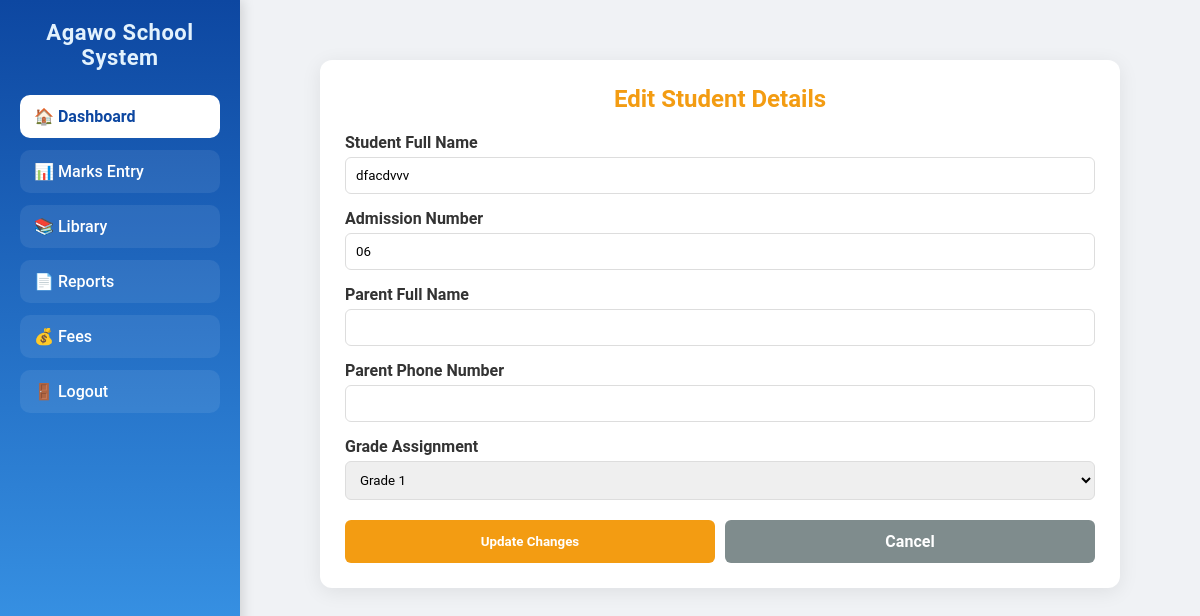
Page /student/128/edit/ (signed in) on the committed database.
### core/models.py (models this page shows, shortened)
class Student(models.Model):
    student_name = models.CharField(max_length=200)
    admission_number = models.CharField(max_length=20, unique=True)
    grade = models.CharField(max_length=20, choices=GRADE_CHOICES)
    parent_name = models.CharField(max_length=200, blank=True, null=True)
    parent_phone = models.CharField(max_length=15, blank=True, null=True)

### core/views.py (the view, shortened to what this page needs)
# urls.py: path('student/<int:student_id>/edit/', views.edit_student, name='edit_student'),
@login_required
@user_passes_test(is_admin)
def edit_student(request, student_id):
    student = get_object_or_404(Student, id=student_id)
    raw_grade_str = str(student.grade or "1")
    numeric_match = re.search(r'\d+', raw_grade_str)
    grade_id = numeric_match.group() if numeric_match else "1"
    return render(request, "edit_student.html", {
        "student": student,
        "grade_id": int(grade_id),  # Guarantees integer layout for {% url 'grade_students' grade_id %}
        "grades": [f"Grade {i}" for i in range(1, 10)]
    })

### core/views.py (called while the page is built)
def is_admin(user):
    return user.is_staff

### templates/edit_student.html (shortened to what this page needs)
{% extends "base.html" %}
{% block content %}
<div class="container">
    <h2>Edit Student Details</h2>
    <form method="POST">
        <div class="form-group">
            <label for="student_name">Student Full Name</label>
            <input type="text" id="student_name" name="student_name" value="{{ student.student_name }}" required>
        </div>
        <div class="form-group">
            <label for="admission_number">Admission Number</label>
            <input type="text" id="admission_number" name="admission_number" value="{{ student.admission_number }}" required>
        </div>
        <div class="form-group">
            <label for="parent_name">Parent Full Name</label>
            <input type="text" id="parent_name" name="parent_name" value="{{ student.parent_name|default:'' }}">
        </div>
        <div class="form-group">
            <label for="parent_phone">Parent Phone Number</label>
            <input type="text" id="parent_phone" name="parent_phone" value="{{ student.parent_phone|default:'' }}">
        </div>
        <div class="form-group">
            <label for="grade">Grade Assignment</label>
            <select id="grade" name="grade">
                {% for g in grades %}
                    <option value="{{ g }}" {% if student.grade == g %}selected{% endif %}>{{ g }}</option>
                {% endfor %}
            </select>
        </div>
        <div class="actions-row">
            <button type="submit" class="btn btn-save">Update Changes</button>
            <a href="{% url 'grade_students' grade_id %}" class="btn btn-cancel">Cancel</a>
        </div>
    </form>
</div>
{% endblock %}

### templates/base.html (style rules this page uses)
* { margin:0; padding:0; box-sizing:border-box; font-family:'Roboto', Arial, sans-serif; }
body { display:flex; min-height:100vh; background:#f0f2f5; color:#333; }
.btn { display:inline-block; padding:10px 18px; background:#1565c0; color:#fff; border-radius:8px; text-decoration:none; font-weight:500; transition: background 0.3s ease; }

### templates/edit_student.html (style rules this page uses)
.container { max-width: 800px; margin: 30px auto; background: #ffffff; padding: 25px; border-radius: 12px; box-shadow: 0 4px 20px rgba(0,0,0,0.08); font-family: Arial, sans-serif; }
h2 { text-align: center; color: #f39c12; margin-bottom: 20px; }
.form-group { margin-bottom: 15px; }
.form-group label { display: block; margin-bottom: 5px; font-weight: bold; color: #333; }
.form-group input, .form-group select { width: 100%; padding: 10px; border-radius: 6px; border: 1px solid #ddd; box-sizing: border-box; }
.actions-row { display: flex; gap: 10px; margin-top: 20px; }
.btn { flex: 1; padding: 12px; border: none; border-radius: 6px; cursor: pointer; font-weight: bold; text-align: center; text-decoration: none; }
.btn-save { background: #f39c12; color: white; }
.btn-cancel { background: #7f8c8d; color: white; }

### rows in the picture
Student: student_name "dfacdvvv", admission_number "06", grade "Grade 1"
